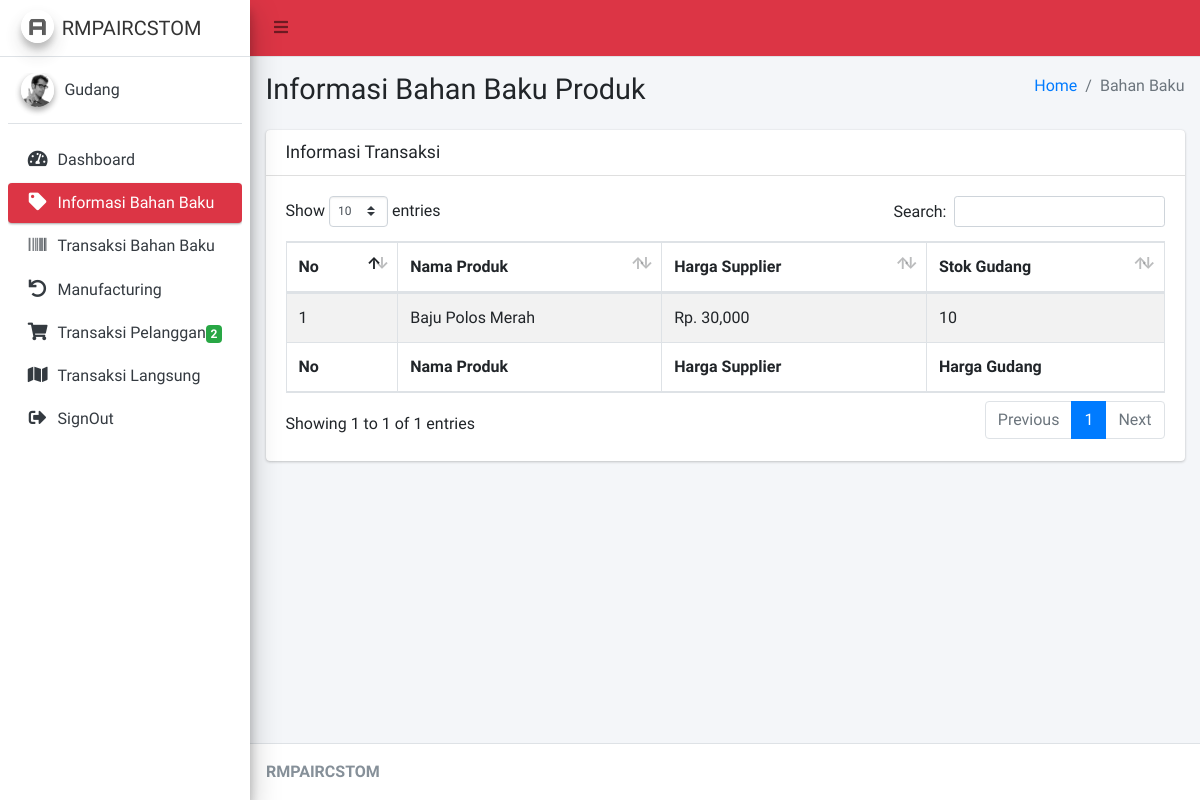
The page /Gudang/cBahanBaku (signed in) on the database its author committed.
### tables this page shows
CREATE TABLE `detail_invoicebb` (
  `id_detail_invoice` int(11) NOT NULL,
  `id_bb` int(11) NOT NULL,
  `id_invoice` varchar(30) NOT NULL,
  `qty_bb` int(11) NOT NULL,
  `sisa_bb` int(11) NOT NULL
);

CREATE TABLE `bahan_baku` (
  `id_bb` int(11) NOT NULL,
  `id_supplier` int(11) NOT NULL,
  `nama_bb` varchar(125) NOT NULL,
  `keterangan` varchar(125) NOT NULL,
  `harga_bb` varchar(20) NOT NULL,
  `stok_bb` int(11) NOT NULL,
  `size` varchar(15) NOT NULL
);

### application/controllers/Gudang/cBahanBaku.php (called while the page is built, shortened)
<?php
class cBahanBaku extends CI_Controller
{
    public function __construct()
    {
        $this->load->model('mProduk');
    }
    public function index()
    {
        $data = array(
            'produk' => $this->mProduk->bb(),
            'harga_produk' => $this->mProduk->harga_bb()
        );
        $this->load->view('Gudang/Layout/head');
        $this->load->view('Gudang/Layout/aside');
        $this->load->view('Gudang/vBahanBaku', $data);
        $this->load->view('Gudang/Layout/footer');
    }
}

### index.php (called while the page is built, shortened)
<?php
require_once BASEPATH.'core/CodeIgniter.php';

### application/models/mProduk.php (called while the page is built, shortened)
<?php
class mProduk extends CI_Model
{
    public function bb()
    {
        $this->db->select('*');
        $this->db->from('produk');
        return $this->db->get()->result();
    }
    public function harga_bb()
    {
        $this->db->select('*');
        $this->db->from('detail_invoicebb');
        $this->db->join('invoice_bb', 'detail_invoicebb.id_invoice = invoice_bb.id_invoice', 'left');
        $this->db->join('bahan_baku', 'detail_invoicebb.id_bb = bahan_baku.id_bb', 'left');
        $this->db->where('status_pesan=2');
        return $this->db->get()->result();
    }
}

### application/views/Gudang/vBahanBaku.php (the view, shortened to what this page needs)
<div class="content-wrapper">
    <section class="content-header">
        <div class="container-fluid">
            <div class="row mb-2">
                <div class="col-sm-6">
                    <h1>Informasi Bahan Baku Produk</h1>
                </div>
                <div class="col-sm-6">
                    <ol class="breadcrumb float-sm-right">
                        <li class="breadcrumb-item"><a href="#">Home</a></li>
                        <li class="breadcrumb-item active">Bahan Baku</li>
                    </ol>
                </div>
            </div>
        </div>
    </section>
    <section class="content">
        <div class="container-fluid">
            <div class="row">
                <div class="col-12">
                    <div class="card">
                        <div class="card-header">
                            <h3 class="card-title">Informasi Transaksi</h3>
                        </div>
                        <div class="card-body">
                            <table id="example1" class="table table-bordered table-striped">
                                <thead>
                                    <tr>
                                        <th>No</th>
                                        <th>Nama Produk</th>
                                        <th>Harga Supplier</th>
                                        <th>Stok Gudang</th>
                                    </tr>
                                </thead>
                                <tbody>
                                    <?php
                                    $no = 1;
                                    foreach ($harga_produk as $key => $value) {
                                        if ($value->sisa_bb != '0') {
                                    ?>
                                            <tr>
                                                <td><?= $no++ ?></td>
                                                <td><?= $value->nama_bb ?></td>
                                                <td>Rp. <?= number_format($value->harga_bb)  ?></td>
                                                <td><?= $value->sisa_bb  ?></td>
                                            </tr>
                                    <?php
                                        }
                                    }
                                    ?>
                                </tbody>
                                <tfoot>
                                    <tr>
                                        <th>No</th>
                                        <th>Nama Produk</th>
                                        <th>Harga Supplier</th>
                                        <th>Harga Gudang</th>
                                    </tr>
                                </tfoot>
                            </table>
                        </div>
                    </div>
                </div>
            </div>
        </div>
    </section>
</div>

### rows shown on the page
detail_invoicebb: id_bb.nama_bb "Baju Polos Merah", id_bb.harga_bb "30,000", sisa_bb "10"

### other values the page prints
$query->jml "2"
